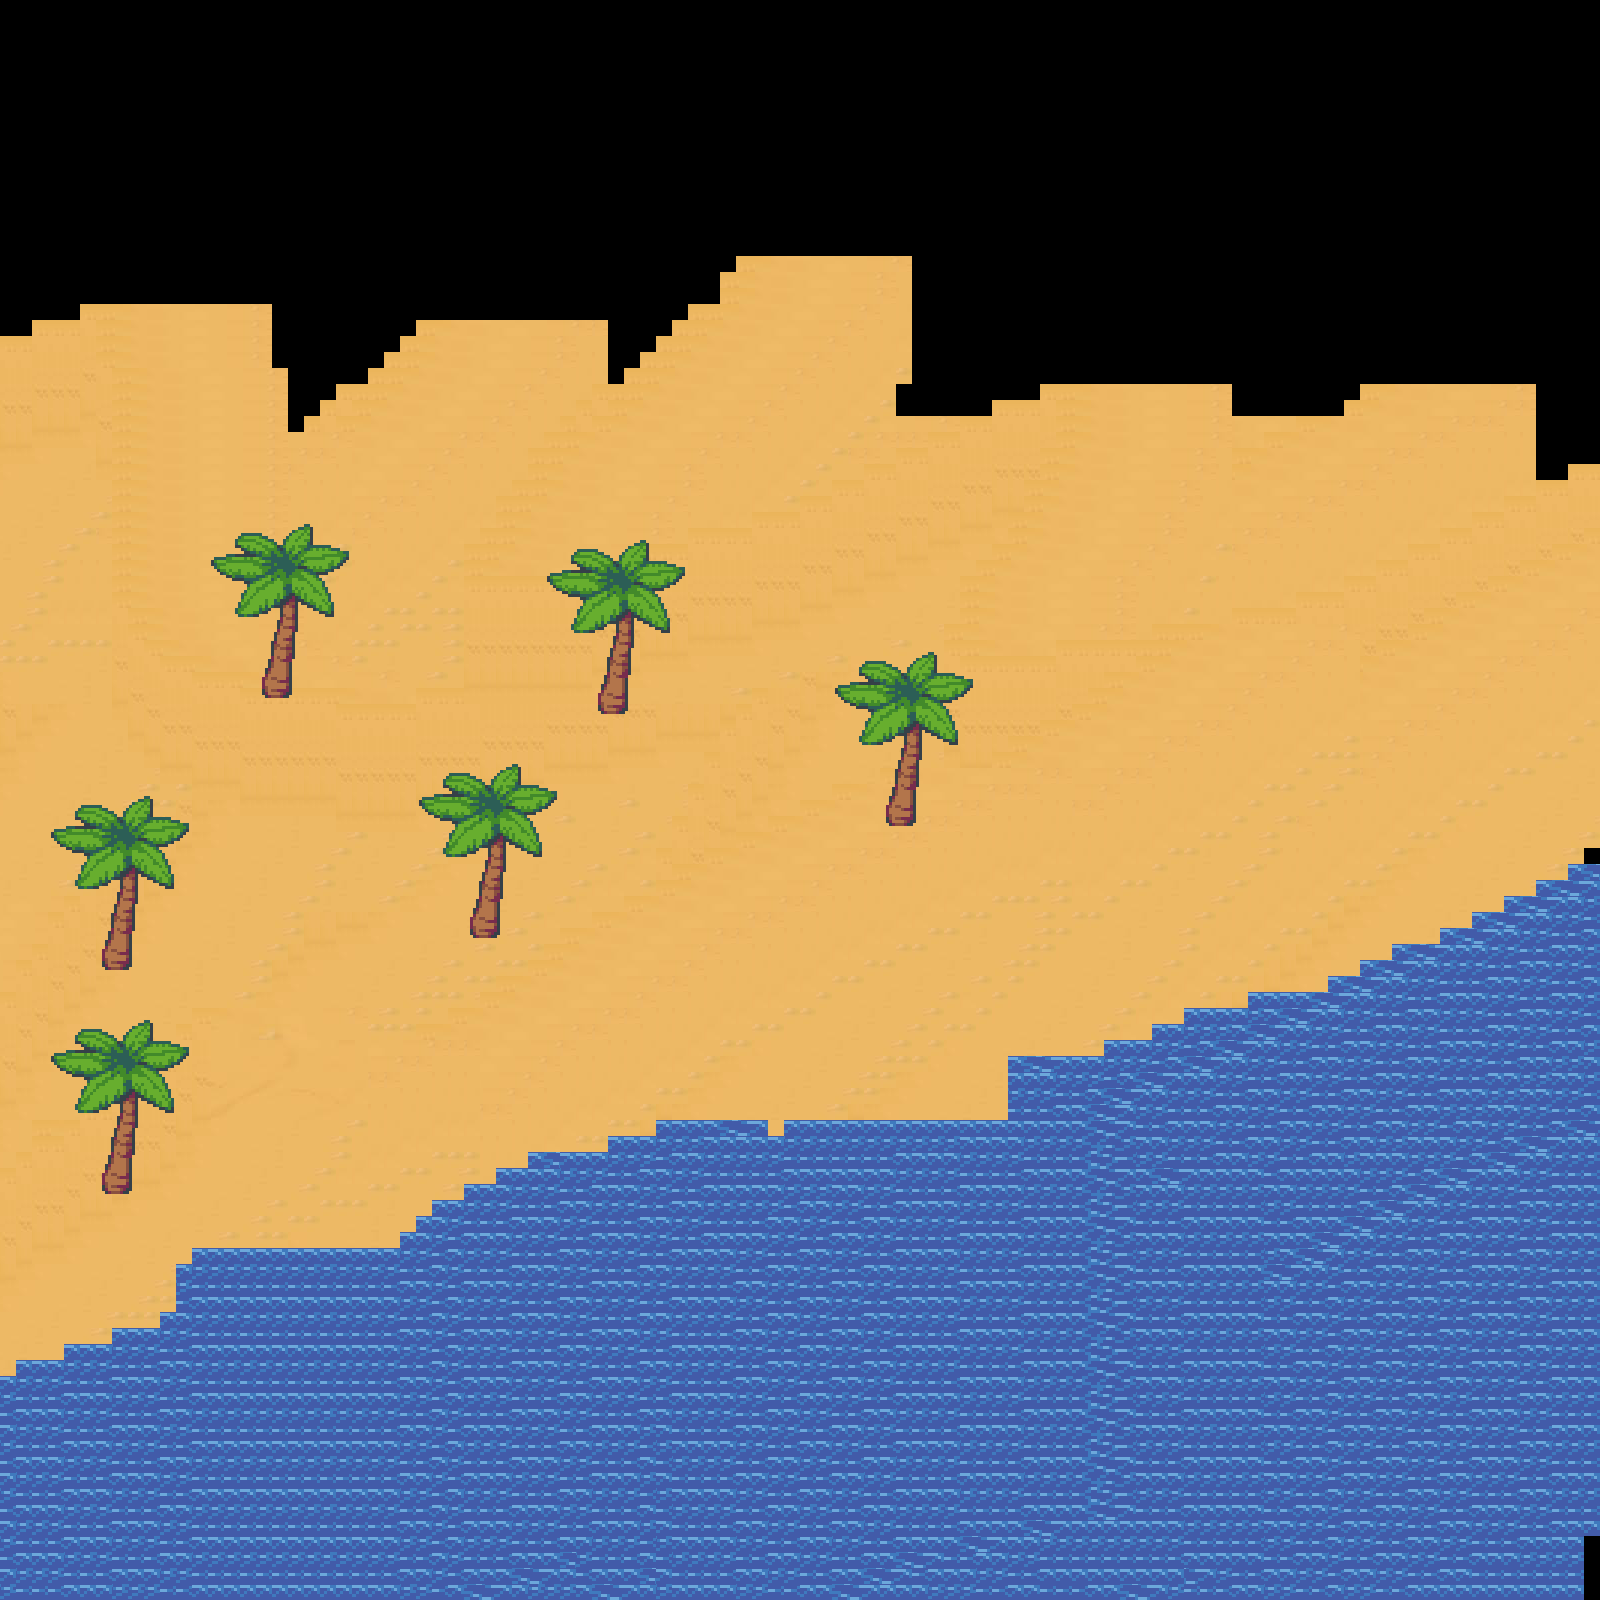

This game map was drawn from its Tiled (.tmx) file and the tilesets committed beside it. A one-line description and the trimmed map source follow:
An orthogonal 100x100 tile map with 16x16 px tiles, 2 tile layers (Tile Layer 1, Tile Layer 2), 2 tilesets.

<map version="1.2" tiledversion="1.2.1" orientation="orthogonal" renderorder="right-down" width="100" height="100" tilewidth="16" tileheight="16" infinite="0" nextlayerid="3" nextobjectid="1">
 <tileset firstgid="1" source="../../Map/MainTileSet.tsx" />
 <tileset firstgid="11593" source="MapVersion3.0.tsx" />
 <layer id="1" name="Tile Layer 1" width="100" height="100">
  <data>[10000 cells, 7785 non-empty, 188 distinct tile ids]</data>
 </layer>
 <layer id="2" name="Tile Layer 2" width="100" height="100">
  <data>[10000 cells, 648 non-empty, 108 distinct tile ids]</data>
 </layer>
</map>